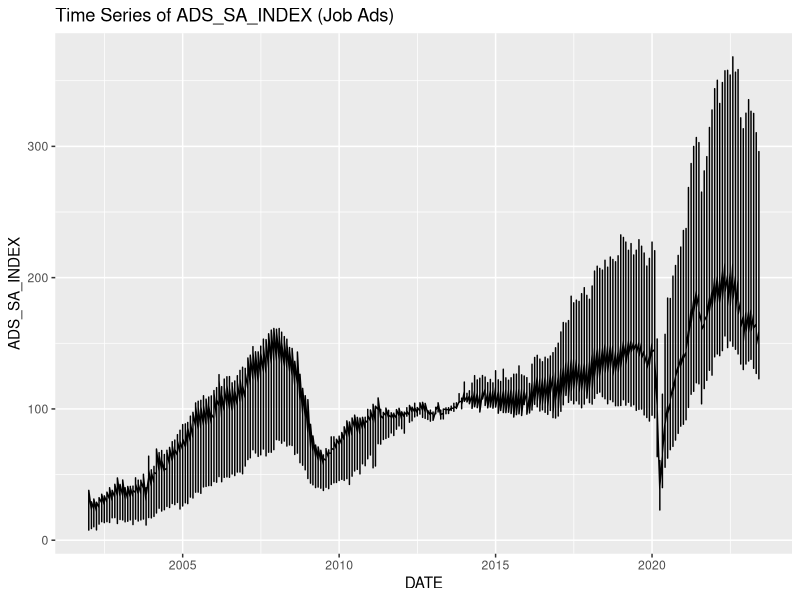
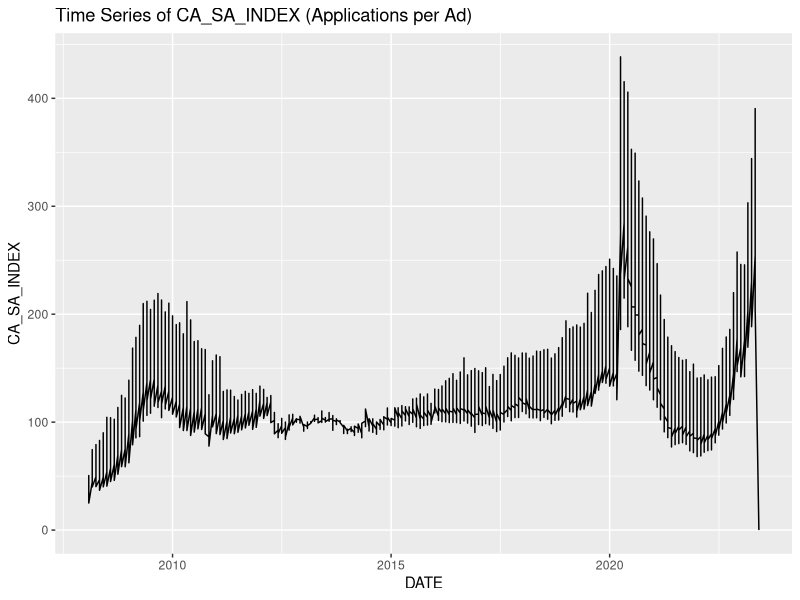
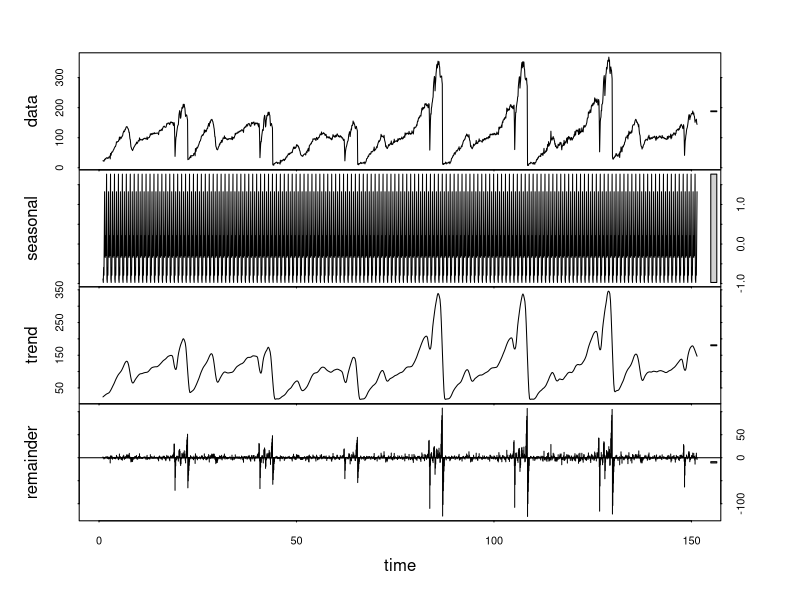
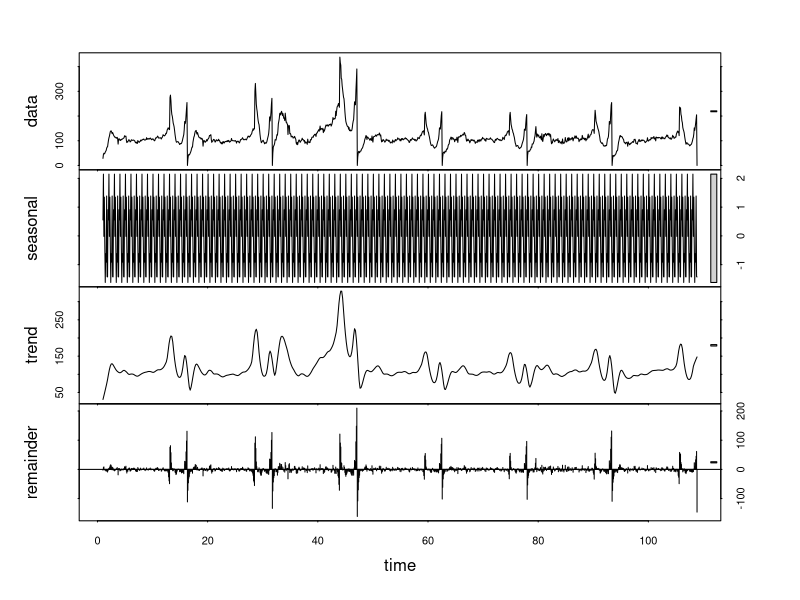
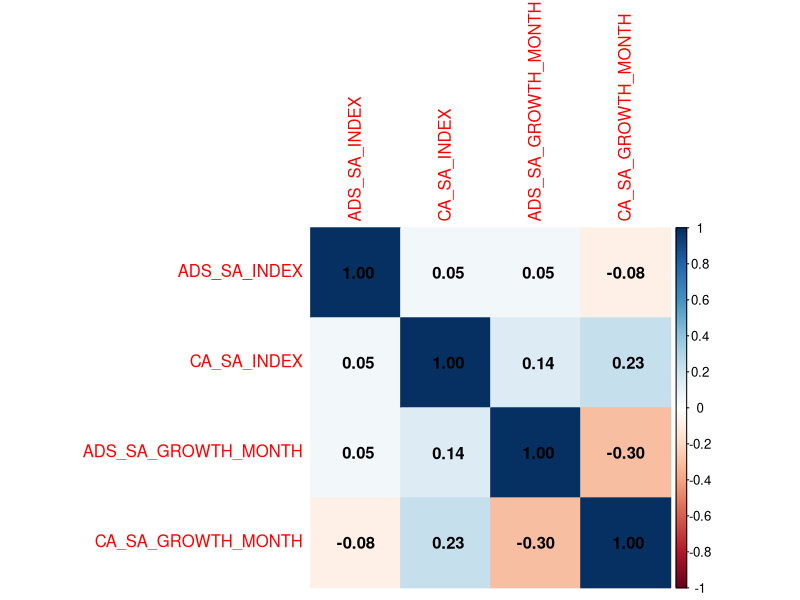
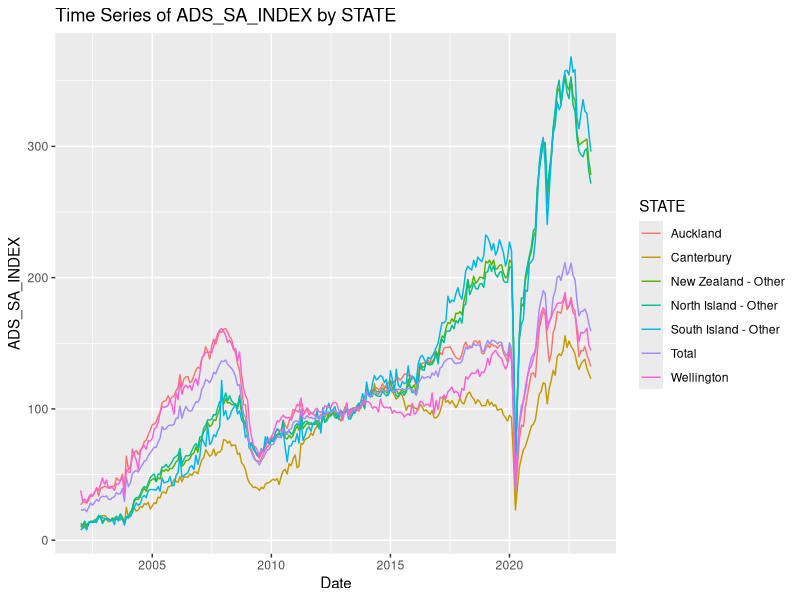
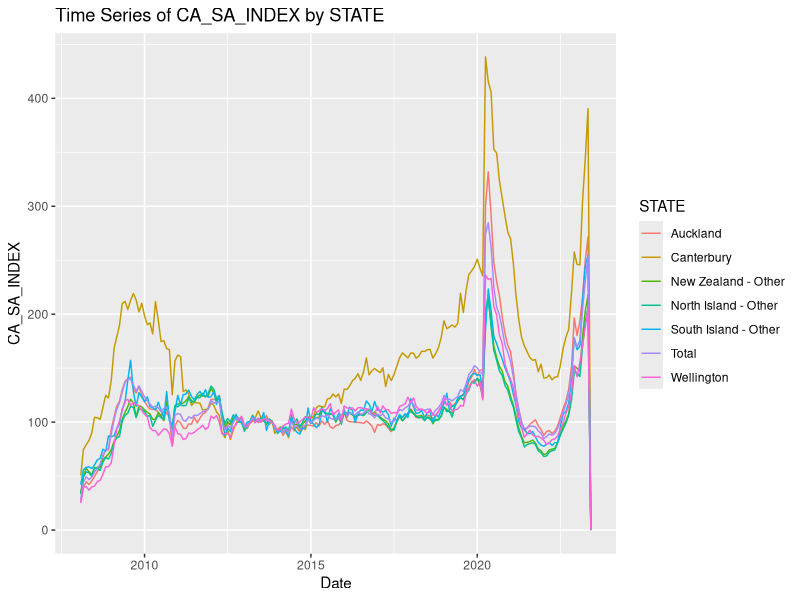
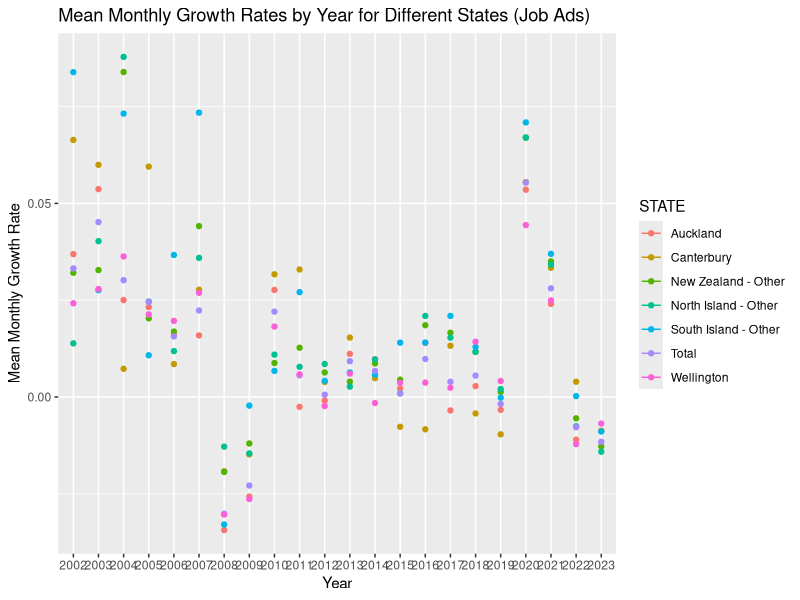

Here is the R script that generated these plots, in order:
## ---- chunk 1
# Load necessary libraries
library(readxl)
library(ggplot2)
library(stats)
library(corrplot)

# Read the Excel sheets into data frames
jobdf <- readxl::read_excel(path = '../Data/Seek_NZ_data_01-07-2023.xlsx', 
                            sheet = 'SEEK Job Ad Index')

appdf <- readxl::read_excel(path = '../Data/Seek_NZ_data_01-07-2023.xlsx', 
                            sheet = 'SEEK Applications per Ad Index')


# Converting dates into dates
head(jobdf)
jobdf$DATE <- as.Date(jobdf$DATE)
appdf$DATE <- as.Date(appdf$DATE)


# Check for missing values
sum(is.na(jobdf))
sum(is.na(appdf))

# Check for duplicates
sum(duplicated(jobdf))
sum(duplicated(appdf))

# Check data types
str(jobdf)
str(appdf)



# Summary statistics
summary(jobdf)

summary(appdf)

## ---- chunk 2
# Plot for jobdf (ADS_SA_INDEX)
ggplot(jobdf, aes(x=DATE, y=ADS_SA_INDEX)) + geom_line() + ggtitle("Time Series of ADS_SA_INDEX (Job Ads)")

# Plot for appdf (CA_SA_INDEX)
ggplot(appdf, aes(x=DATE, y=CA_SA_INDEX)) + geom_line() + ggtitle("Time Series of CA_SA_INDEX (Applications per Ad)")


## ---- chunk 3
# Decompose the 'ADS_SA_INDEX' time series from jobdf
job_stl <- stl(ts(jobdf$ADS_SA_INDEX, frequency=12), s.window="periodic")
plot(job_stl)

# Decompose the 'CA_SA_INDEX' time series from appdf
app_stl <- stl(ts(appdf$CA_SA_INDEX, frequency=12), s.window="periodic")
plot(app_stl)

## ---- chunk 4
# Merge the data frames based on DATE
merged_df <- merge(jobdf, appdf, by="DATE")

# Calculate the correlation matrix
cor_matrix <- cor(merged_df[,c("ADS_SA_INDEX", "CA_SA_INDEX", "ADS_SA_GROWTH_MONTH", "CA_SA_GROWTH_MONTH")])

# Show the correlation matrix
print(cor_matrix)


## ---- chunk 5
# Generate the heatmap 
corrplot(cor_matrix, method="color", 
         addCoef.col="black") # Add correlation coefficients

## ---- chunk 6
# Time Series Plot for ADS_SA_INDEX by STATE
ggplot(jobdf, aes(x=DATE, y=ADS_SA_INDEX, color=STATE)) +
  geom_line() +
  ggtitle("Time Series of ADS_SA_INDEX by STATE") +
  xlab("Date") +
  ylab("ADS_SA_INDEX")

# Time Series Plot for CA_SA_INDEX by STATE
ggplot(appdf, aes(x=DATE, y=CA_SA_INDEX, color=STATE)) +
  geom_line() +
  ggtitle("Time Series of CA_SA_INDEX by STATE") +
  xlab("Date") +
  ylab("CA_SA_INDEX")



## ---- chunk 7

head(jobdf)

## ---- chunk 8
library(dplyr)
jobdf$YEAR <- format(as.Date(jobdf$DATE), "%Y")
appdf$YEAR <- format(as.Date(appdf$DATE), "%Y")

head(jobdf)
# Calculate mean monthly growth rates for jobdf
mean_growth_jobdf_yearly <- jobdf %>%
  group_by(STATE, YEAR) %>%
  summarise(Mean_ADS_SA_GROWTH_MONTH = mean(ADS_SA_GROWTH_MONTH, na.rm=TRUE))

# Calculate mean monthly growth rates for appdf
mean_growth_appdf_yearly <- appdf %>%
  group_by(STATE, YEAR) %>%
  summarise(Mean_CA_SA_GROWTH_MONTH = mean(CA_SA_GROWTH_MONTH, na.rm=TRUE))

# Display mean growth rates
print(mean_growth_jobdf_yearly)
print(mean_growth_appdf_yearly)

# Plot the mean monthly growth rates for each year for different states (Job Ads)
ggplot(mean_growth_jobdf_yearly, aes(x=YEAR, y=Mean_ADS_SA_GROWTH_MONTH, color=STATE)) +
  geom_line() +
  geom_point() +
  ggtitle("Mean Monthly Growth Rates by Year for Different States (Job Ads)") +
  xlab("Year") +
  ylab("Mean Monthly Growth Rate")

# Plot the mean monthly growth rates for each year for different states (Applications per Ad)
ggplot(mean_growth_appdf_yearly, aes(x=YEAR, y=Mean_CA_SA_GROWTH_MONTH, color=STATE)) +
  geom_line() +
  geom_point() +
  ggtitle("Mean Monthly Growth Rates by Year for Different States (Applications per Ad)") +
  xlab("Year") +
  ylab("Mean Monthly Growth Rate")

